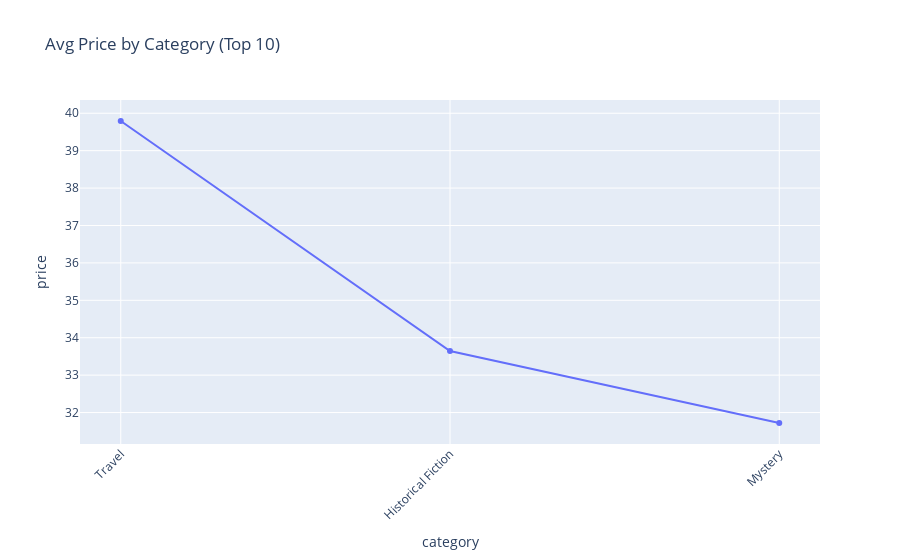

Notebook code for this chart:
### Code cell
import pandas as pd
import plotly.express  as px


cat_avg = (
    df.groupby("category", as_index = False)["price"].mean()
    .sort_values("price", ascending=False)
    .head(10)
)

# print(cat_avg)

fig = px.line(
    cat_avg,
    x="category",
    y="price",
    markers=True,
    title="Avg Price by Category (Top 10)"
)

fig.update_layout(xaxis_tickangle=-45)

fig.show()


# print(df)
# print(df.shape)
# print(df.info())

### Figure 1 — Plotly figure (JSON) as saved in the notebook; plotly's stock layout.template omitted (floating-point values rounded to 4 significant figures)
{"data": [{"hovertemplate": "category=%{x}<br>price=%{y}<extra></extra>", "legendgroup": "", "line": {"color": "#636efa", "dash": "solid"}, "marker": {"symbol": "circle"}, "mode": "lines+markers", "name": "", "orientation": "v", "showlegend": false, "type": "scatter", "x": ["Travel", "Historical Fiction", "Mystery"], "xaxis": "x", "y": [39.79, 33.64, 31.72], "yaxis": "y"}], "layout": {"legend": {"tracegroupgap": 0}, "title": {"text": "Avg Price by Category (Top 10)"}, "xaxis": {"anchor": "y", "domain": [0, 1], "tickangle": -45, "title": {"text": "category"}}, "yaxis": {"anchor": "x", "domain": [0, 1], "title": {"text": "price"}}}}
